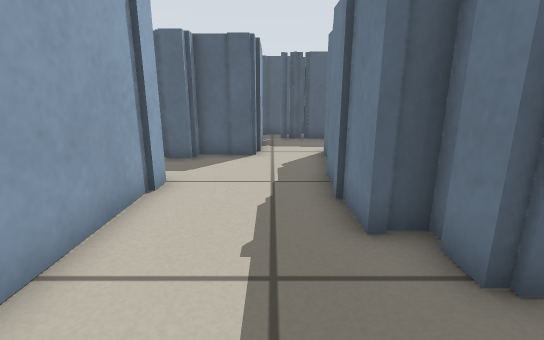
view 1 (above)

20 first-person views from a walk through a robot-simulator world made for Stage. The camera is 0.51 m above the floor, tilts 14° down and sees 85° across. The lines on the ground mark 1 m squares. The floor is counted in squares, 0.25 m on a side. Each view is taken from the middle of a square. On the plan, view 1 faces up. The plan holds only what a view shows up to about 17 squares ahead; the rest is blank. The place goes on beyond the plan. The robots in the file are not drawn.

view 2
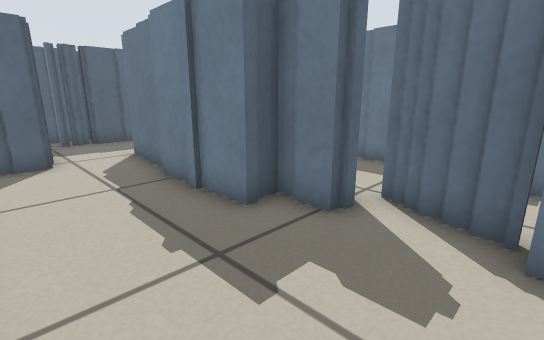

view 3
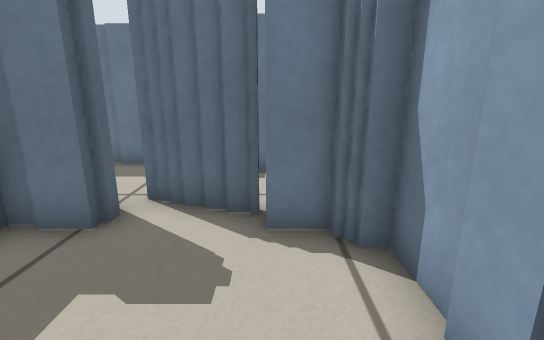

view 4
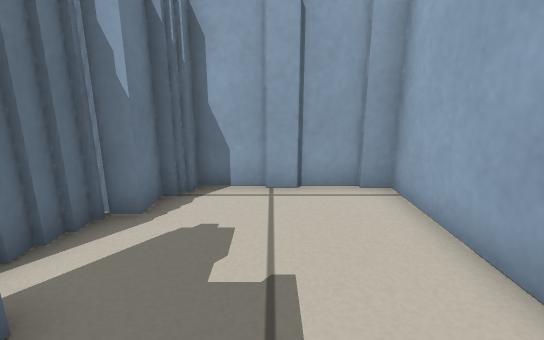

view 5
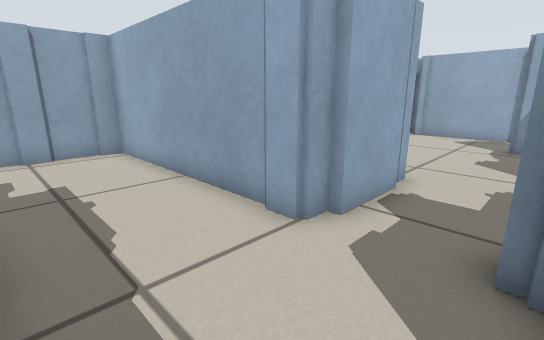

view 6
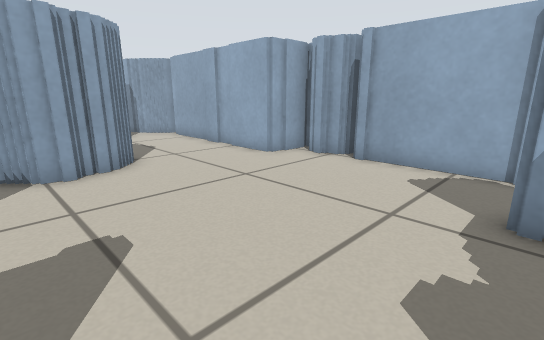

view 7
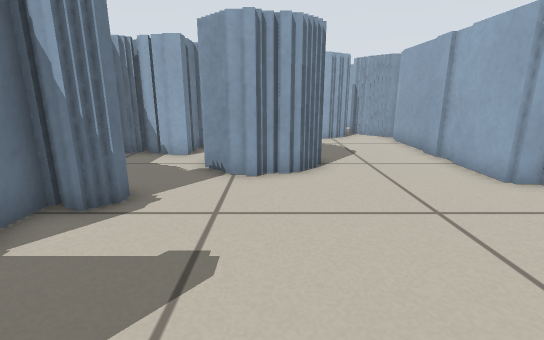

view 8
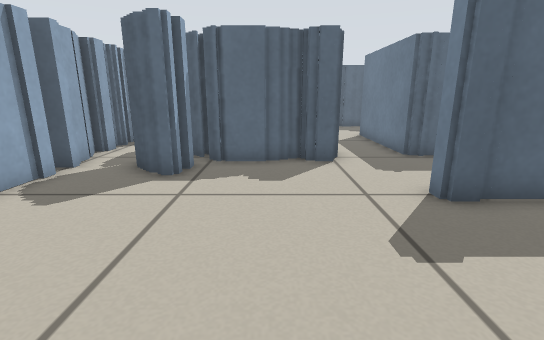

view 9
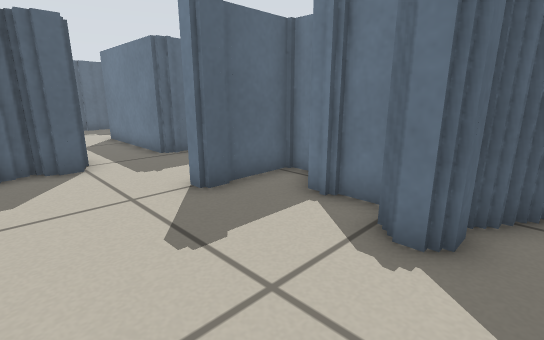

view 10
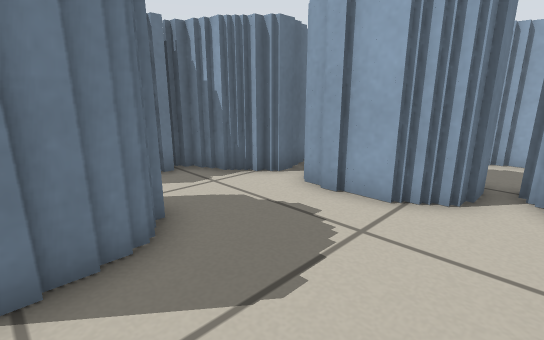

view 11
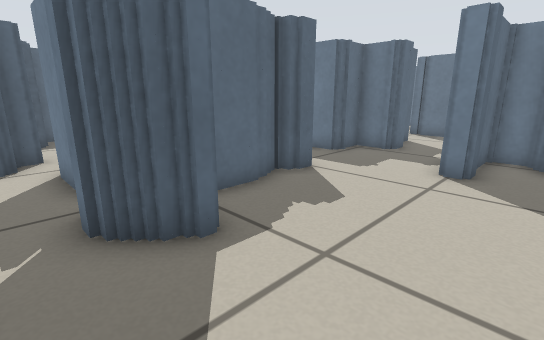

view 12
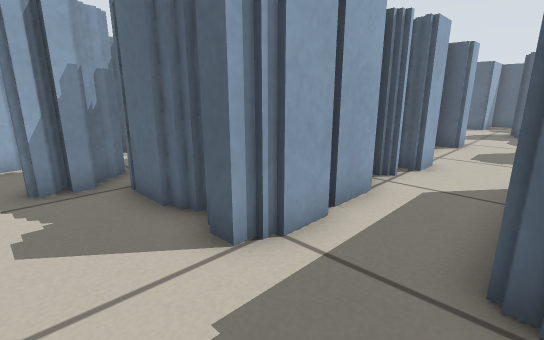

view 13
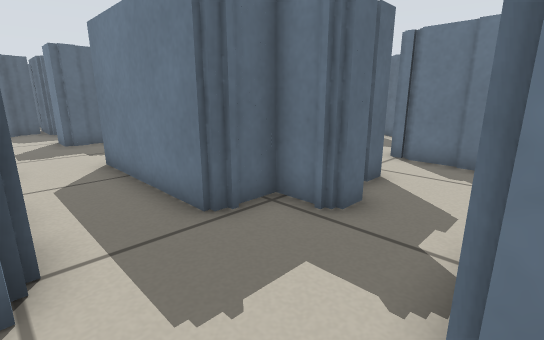

view 14
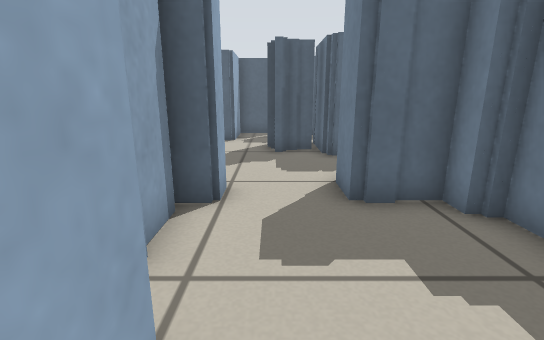

view 15
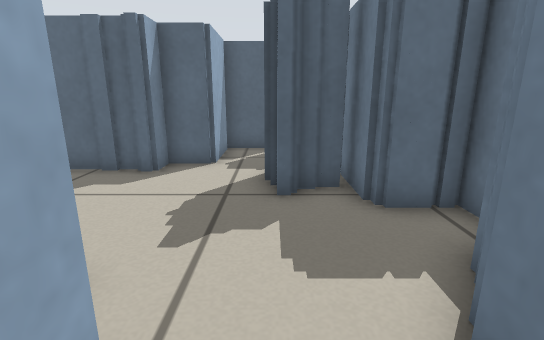

view 16
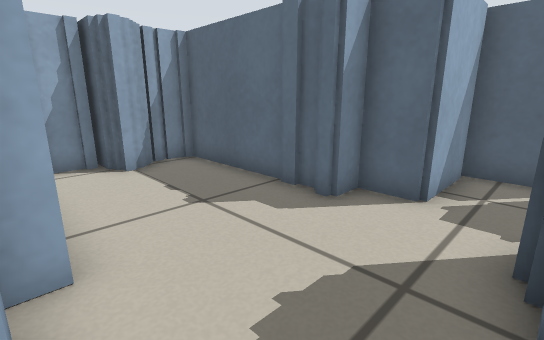

view 17
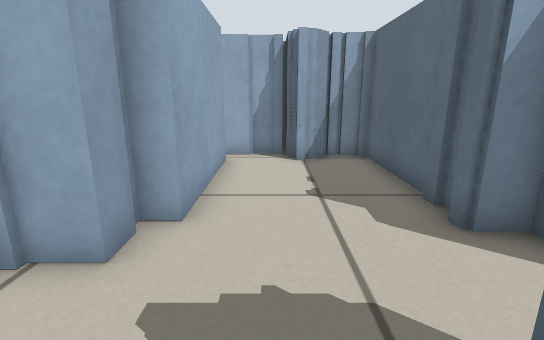

view 18
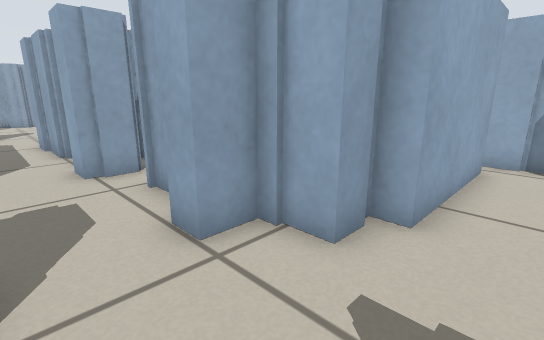

view 19
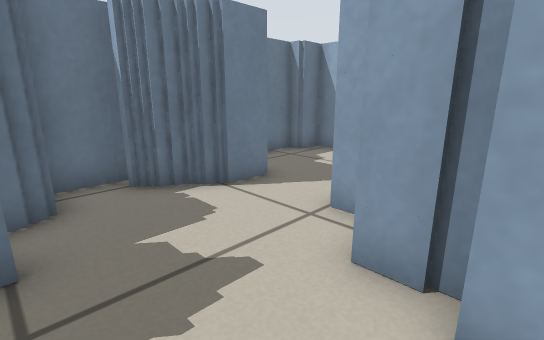

view 20
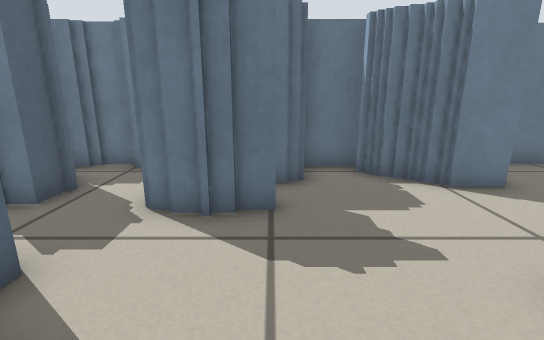

### Floor plan
Key: @ floor where view 1 was taken; # wall or solid block; . floor.
Columns run from 17 left of view 1 to 7 right of it. Each row starts with its distance up from view 1.
 33         ###
 32         #.### #
 31         #..#  #
 30        ##...
 29  #######..###
 28 ##........###
 27 ##........###
 26 #...........###
 25 #............##
 24 #########...###
 23      #  #...#
 22      #  #...##
 21         #... ##
 20         #.....#
 19         #.....#
 18         ##...##
 17         ##..##     #
 16          #..#      #
 15  ###     #..#      ##
 14 ##.#     #..#    ####   #
 13 #..#     #..#    #...   #
 12 ##.. #   #..#    #...
 11  #. ######..######.#
 10  #.#######...####..#
  9  #.###.............#
  8  #.................#
  7  #.........####...##
  6  #...........##...##
  5  #..........###...##
  4 ##..........###...###
  3 ##.........####....##
  2 ##.........####.....#
  1 ###..........##.....#
  0   #....####.. #..@.##
 -1   #....#  #.. # ...#
 -2   #....#  ##########
 -3   #....##  ###
 -4   #........#
 -5   #........#
 -6   #......###
 -7   #.######
 -8   ###    #

Positions as (right, up) in squares from view 1, and headings:
1: (0, 0), facing up
2: (-2, 0), facing up-right
3: (-2, 0), facing right
4: (0, 5), facing down
5: (1, 10), facing down-left
6: (-7, 9), facing down-left
7: (-9, 8), facing down
8: (-10, 1), facing up
9: (-10, 1), facing up-right
10: (-14, -1), facing down-right
11: (-15, 5), facing up-right
12: (-5, 8), facing up-left
13: (-8, 7), facing up-right
14: (-7, 16), facing up
15: (-7, 21), facing up
16: (-7, 24), facing up-left
17: (-6, 26), facing left
18: (-6, 26), facing down-left
19: (-11, 27), facing down-right
20: (-12, 27), facing right
